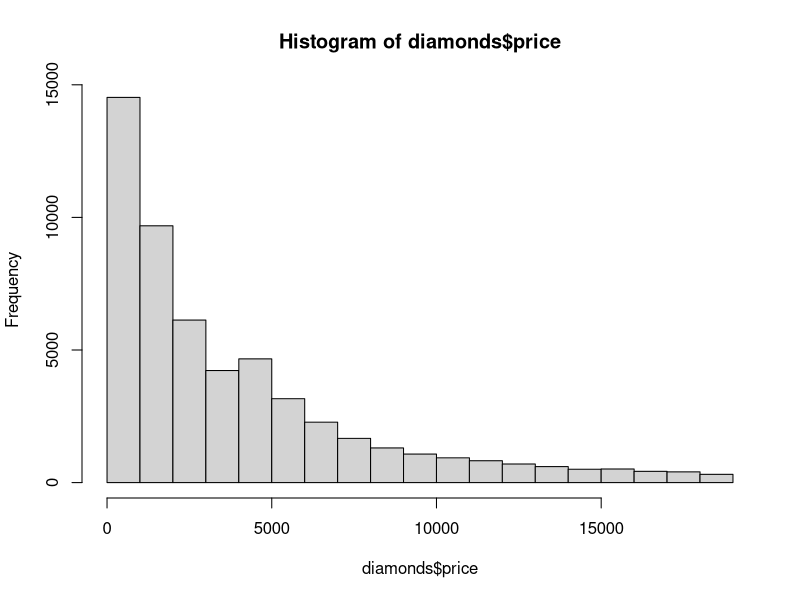
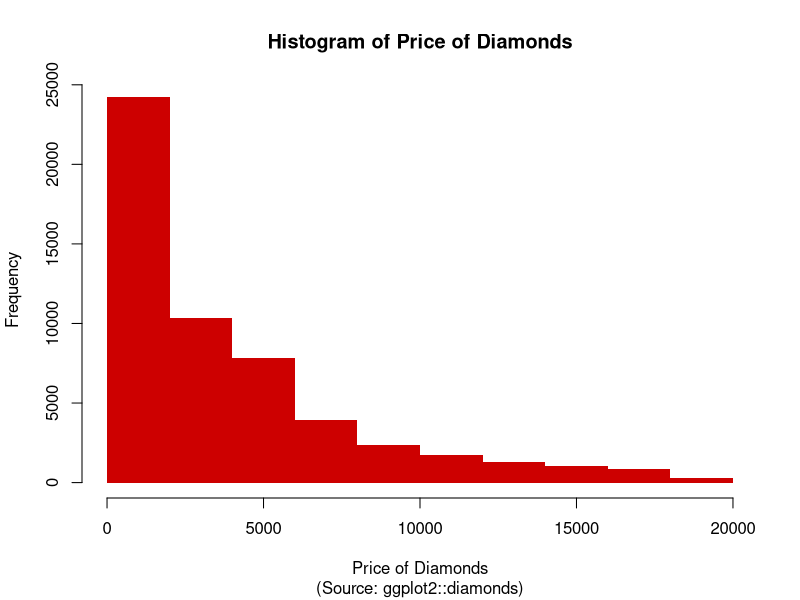

Recreate these plots in R, in order.
# load packages
library(tidyverse)

# load dataset from ggplot2
?diamonds
diamonds

# histograms
?hist

# basic histogram (w/defaults)
hist(diamonds$price)

# histogram w/options
hist(
    diamonds$price,
    breaks = 7, # suggest number of breaks
    main   = "Histogram of Price of Diamonds",
    sub    = "(Source: ggplot2::diamonds)",
    ylab   = "Frequency",
    xlab   = "Price of Diamonds",
    border = NA, # no borders
    col    = "#CD0000" # red3
)

# Clean up
rm(list = ls())

# Clear packages
detach("package:tidyverse", unload= T)